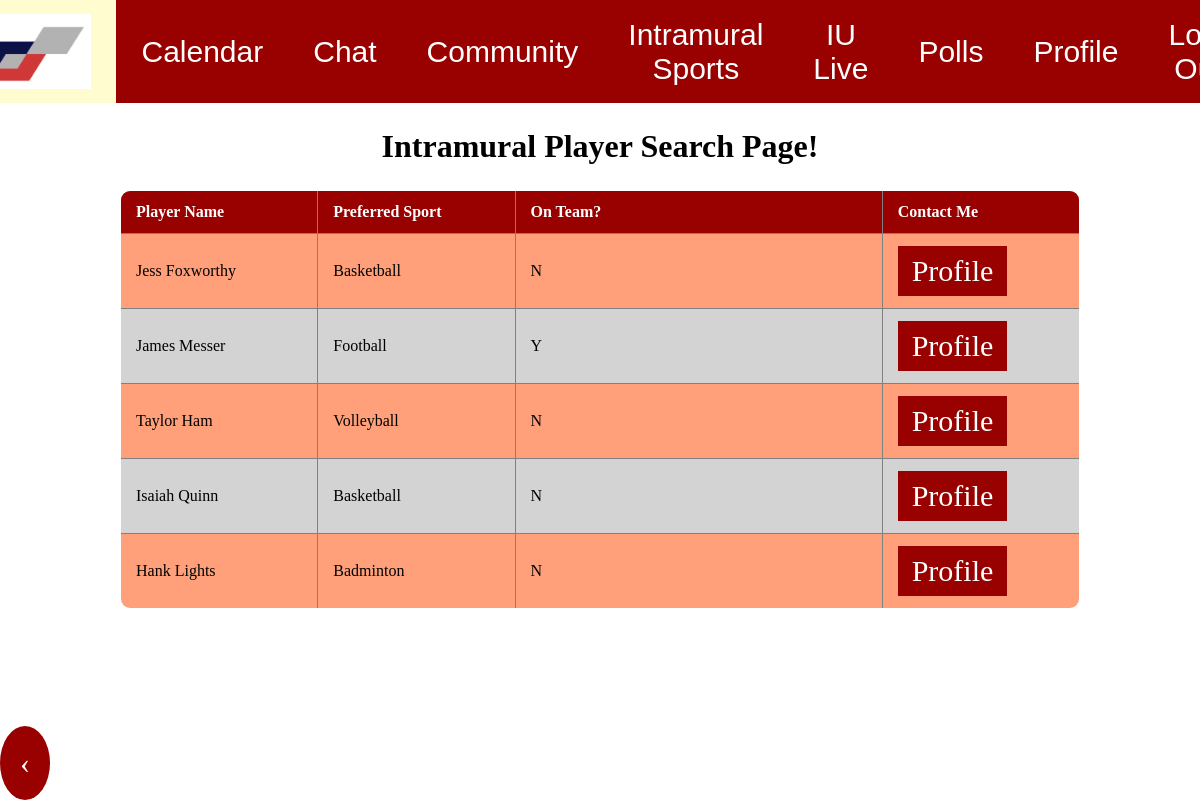
The app's page /intramuralplayers.php with its own data.
### tables this page shows
CREATE TABLE Intramurals(
Preferred_sport VARCHAR(20),
On_team VARCHAR(1),
user_email VARCHAR(200),
player_id INT  NOT NULL,
FOREIGN KEY (Player_id) REFERENCES user (userid)
);

create table user (
userid INT AUTO_INCREMENT NOT NULL,
Fname VARCHAR(50) NOT NULL,
Lname VARCHAR(50) NOT NULL,
email VARCHAR(50) NOT NULL,
FavSport VARCHAR(50),
FavTeam VARCHAR(50),
GradYear INT(4),
bio VARCHAR(200),
PRIMARY KEY (userid)
);

### intramuralplayers.php (the view, shortened to what this page needs)
<html>
    <head>
    </head>
    <link rel="stylesheet" href="css/style.css">
    <body>
    <div class="topnav">
        <a href="homepage.php"><img class="homeImg" src="Images/smallLogo.png" alt="Home"></a>
        <a href="calendar.php">Calendar</a>
        <a href="chat.php">Chat</a>
        <a href="community.php">Community</a>
        <a href="intramurals.php">Intramural Sports</a>
        <a href="live.php">IU Live</a>
        <a href="polls.php">Polls</a>
        <a href="profile2.php">Profile</a>
        <a href="https://idp.login.iu.edu/idp/profile/cas/logout">Log-Out </a>
    </div>
        <h1><center>Intramural Player Search Page!</center></h1>
        <center><table class="tabledesign">
            <?php
                $servername = "db.luddy.indiana.edu";
                $username = "i494f22_team36";
                $password = "my+sql=i494f22_team36";
                $dbname = "i494f22_team36";
                $conn = new mysqli($servername, $username, $password, $dbname);
                $query1 = "SELECT i.Preferred_sport, i.On_team, i.user_email, i.player_id,
                  CONCAT('player_profile.php?email=', i.user_email) AS profile_url,
                  u.Fname, u.Lname
                FROM Intramurals i
                JOIN user u ON i.user_email = u.email";
                mysqli_query($conn, $query1) or die('Error querying database.');
                $result = mysqli_query($conn, $query1);
                echo '<tr><th>Player Name</th><th>Preferred Sport</th><th>On Team?</th><th>Contact Me</th></tr>';
                while($row = mysqli_fetch_array($result)){
                    echo "<tr>";
                    echo "<td>" . $row['Fname'] . " " . $row['Lname'] . "</td>";
                    echo "<td>" . $row['Preferred_sport'] . "</td>";
                    echo "<td>" . $row['On_team'] . "</td>";
                    echo "<td><a href='" . $row['profile_url'] . "'>" . "Profile" . "</a></td>";
                    echo "</tr>";
                }
            ?>
        </table></center>
        <a href="intramurals.php" class="round"> &#8249; </a>
    </body>
</html>

### css/style.css (style rules this page uses)
body { margin: 0; padding: 0; }
.topnav { background-color: #990000; overflow: hidden; margin: 0; padding: 0; display: flex; justify-content: center; align-items: center; font-family: 'Poppins', sans-serif; }
.topnav a { float: left; color: white; text-align: center; padding: 14px 25px; text-decoration: none; font-size: 30px; font-family: 'Poppins', sans-serif; }
.homeImg { width: 120px; height: 75px; padding: 0%; }
h1 { margin: 25px 10px; }
table, th, td { border: 1px solid gray; width: 50%; }
.tabledesign { border: 1px solid; border-collapse: collapse; table-layout: fixed; border-spacing: 0 15px; width: 80%; border-radius: 10px; overflow: hidden; }
.tabledesign tr th { background-color: #990000; color: white; text-align: left; font-weight: bold; }
.tabledesign tr th { padding: 12px 15px; }
.tabledesign tr td { padding: 12px 15px; }
tr th:nth-child(1) { width:20%; }
tr th:nth-child(2) { width: 20%; }
tr th:nth-child(3) { width:40%; }
tr th:nth-child(4) { width: 20%; }
tr:nth-child(odd) { background-color: lightgray; }
tr:nth-child(even) { background-color: lightsalmon; }

### intramuralplayers.php (style rules this page uses)
a { text-decoration: none; display: inline-block; padding: 8px 14px; background-color: #990000; color: white; font-size: 30px; }
.round { border-radius: 50%; position: fixed; bottom: 0px; left: 0px; padding: 20px; }

### records on screen
intramurals: player.Fname "Jess", player.Lname "Foxworthy", Preferred_sport "Basketball", On_team "N"
intramurals: player.Fname "James", player.Lname "Messer", Preferred_sport "Football", On_team "Y"
intramurals: player.Fname "Taylor", player.Lname "Ham", Preferred_sport "Volleyball", On_team "N"
intramurals: player.Fname "Isaiah", player.Lname "Quinn", Preferred_sport "Basketball", On_team "N"
intramurals: player.Fname "Hank", player.Lname "Lights", Preferred_sport "Badminton", On_team "N"
